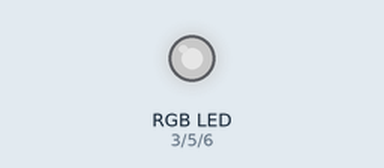
This sketch was run on a simulated Arduino Uno, built with avr-gcc and run on an emulated ATmega328P. On the bench: an RGB LED mixed from three pins (HIGH = lit). Dim RGB values are drawn brighter than linear.

Above: at 0.1 s.
Timing chart, 0 to 1.6 s (numbered marks = the images above):
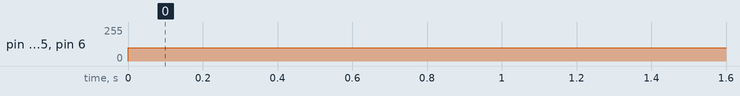

The sketch:

rgb_led.ino
```cpp
int red =3;
int green =5;
int blue =6;

void setup() {
  // put your setup code here, to run once
  pinMode(3,OUTPUT);
  pinMode(5,OUTPUT);
  pinMode(6,OUTPUT);
}

void loop() {
  // put your main code here, to run repeatedly:


  analogWrite(red,100);
  analogWrite(blue,100);
  analogWrite(green,100);


}

//kraj programa
```

Measured:
- by itself, pin 3 (red), pin 5 (green), pin 6 (blue): 0/255 → 100/255 at 0.00 s
